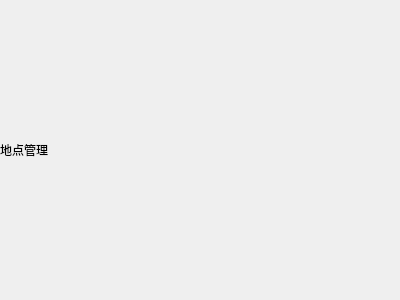
<?xml version="1.0" encoding="UTF-8"?>
<ui version="4.0">
 <class>Location</class>
 <widget class="QWidget" name="Location">
  <property name="geometry">
   <rect>
    <x>0</x>
    <y>0</y>
    <width>400</width>
    <height>300</height>
   </rect>
  </property>
  <property name="windowTitle">
   <string>Form</string>
  </property>
  <layout class="QGridLayout" name="gridLayout">
   <property name="leftMargin">
    <number>0</number>
   </property>
   <property name="topMargin">
    <number>0</number>
   </property>
   <property name="rightMargin">
    <number>0</number>
   </property>
   <property name="bottomMargin">
    <number>0</number>
   </property>
   <property name="spacing">
    <number>0</number>
   </property>
   <item row="0" column="0">
    <widget class="QLabel" name="label">
     <property name="text">
      <string>地点管理</string>
     </property>
    </widget>
   </item>
  </layout>
 </widget>
 <resources/>
 <connections/>
</ui>
